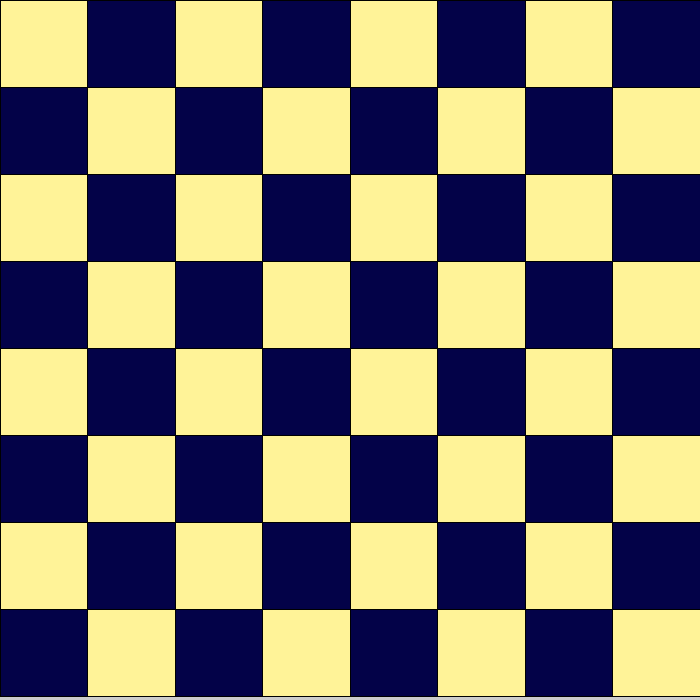
Frame 1 (no input)
Frame 60 (the mouse pressed at the canvas centre just before this capture): identical to frame 1, image omitted
Frame 120 (the mouse held since frame 60 and released just before this capture): identical to frame 1, image omitted

The Processing sketch that drew this single still picture (run headless with seeded random() and noise(); from frame 60 on, the mouse is pressed at the canvas centre):

// Processing sketch: Tablero_ajedrez
// ── Tablero_ajedrez.pde
void setup(){
  size(700, 700);
}

void draw(){
  
  int n=8, y=0;
  
  for(int i=0; i<n; i++)
  {
    fila (width, height, n, i, y);
    y+= (height/n);
  }
}

void fila(float w,float h, float n, float nfila, float y)
{
    float x=0;
    int i = 0;
    
    
    for(i=0; i<n; i++)
    {
      //println(x, " = ", w, "/", n, " * ", i);
    
      //Color.
      
      if (nfila%2==0)
      {
        if(i%2==0) {fill(#FFF398);}
        else       {fill(#030248);}
      }
      else
      {
        if(i%2!=0) {fill(#FFF398);}
        else       {fill(#030248);}
      }
      rect(x, y, w/n, h/n);    
      x+= (w/n);
     }
}
